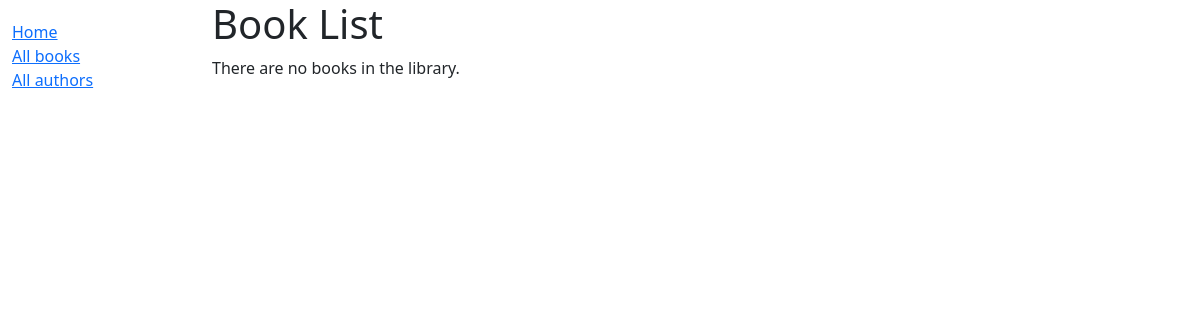
Before: /catalog/books/ with the older database file.
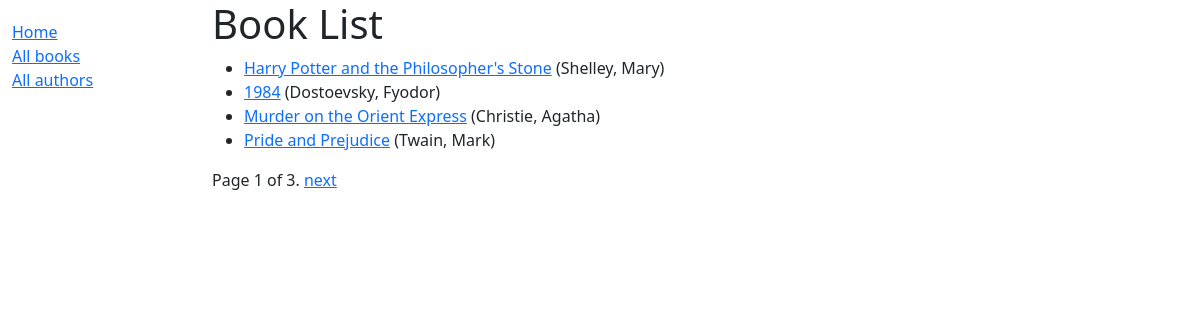
After: the same page with the newer database file.
### catalog/models.py (models this page shows, shortened)
class Book(models.Model):
    title = models.CharField(max_length=200)
    author = models.ForeignKey('Author', on_delete=models.RESTRICT, null=True)
    summary = models.TextField(max_length=1000, help_text="Enter a brief description of the book")
    isbn = models.CharField('ISBN', max_length=13, unique=True, help_text='13 Character <a href="https://www.isbn-international.org/content/what-isbn''">ISBN number</a>')
    genre = models.ManyToManyField(Genre, help_text="Select a genre for this book")
    def get_absolute_url(self):
        return reverse('book-detail', args=[str(self.id)])
    def display_genre(self):
        """Create a string for the genre. This is required to display genre in Admin."""
        return ', '.join(genre.name for genre in self.genre.all()[:3])
    display_genre.short_description = "Genre"

class Author(models.Model):
    first_name = models.CharField(max_length=100)
    last_name = models.CharField(max_length=100)
    date_of_birth = models.DateField(null=True, blank=True)
    date_of_death = models.DateField('Died', null=True, blank=True)
    class Meta:
        ordering = ['last_name', 'first_name']
    def __str__(self):
        return f'{self.last_name}, {self.first_name}'

### catalog/views.py (the view)
# urls.py: path('books/', views.BookListView.as_view(), name='books'),
class BookListView(generic.ListView):
    model = Book
    paginate_by = 4

### catalog/templates/catalog/book_list.html
{% extends "base_generic.html" %}
{% block content %}
<h1>Book List</h1>
{% if book_list %}
<ul>
    {% for book in book_list %}
    <li>
        <a href="{{ book.get_absolute_url }}">{{ book.title }}</a>
        ({{ book.author }})
    </li>
    {% endfor %}
</ul>
{% else %}
    <p>There are no books in the library.</p>
{% endif %}
{% endblock %}

Changed rows visible on the page:
added Book: title "Harry Potter and the Philosopher's Stone", author "Shelley, Mary"
added Book: title "1984", author "Dostoevsky, Fyodor"
added Book: title "Murder on the Orient Express", author "Christie, Agatha"
added Book: title "Pride and Prejudice", author "Twain, Mark"
Other visible differences:
{{ page_obj.number }}: (not shown) → "1"
{{ page_obj.paginator.num_pages }}: (not shown) → "3"
text no longer shown: "There are no books in the library."
text now shown: "Page of . next"
